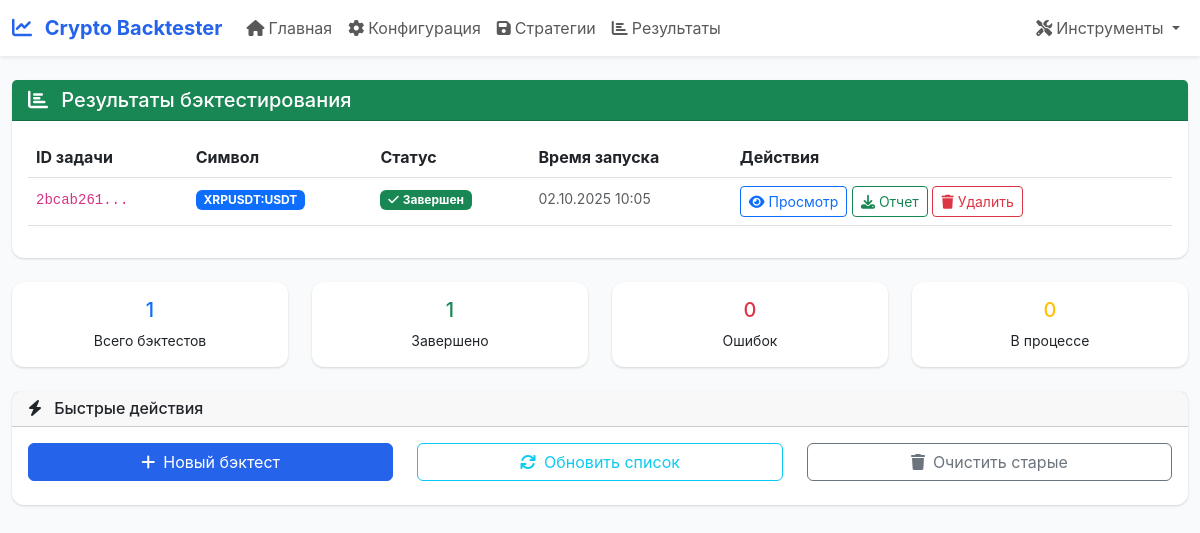
The app's page /results, older data.
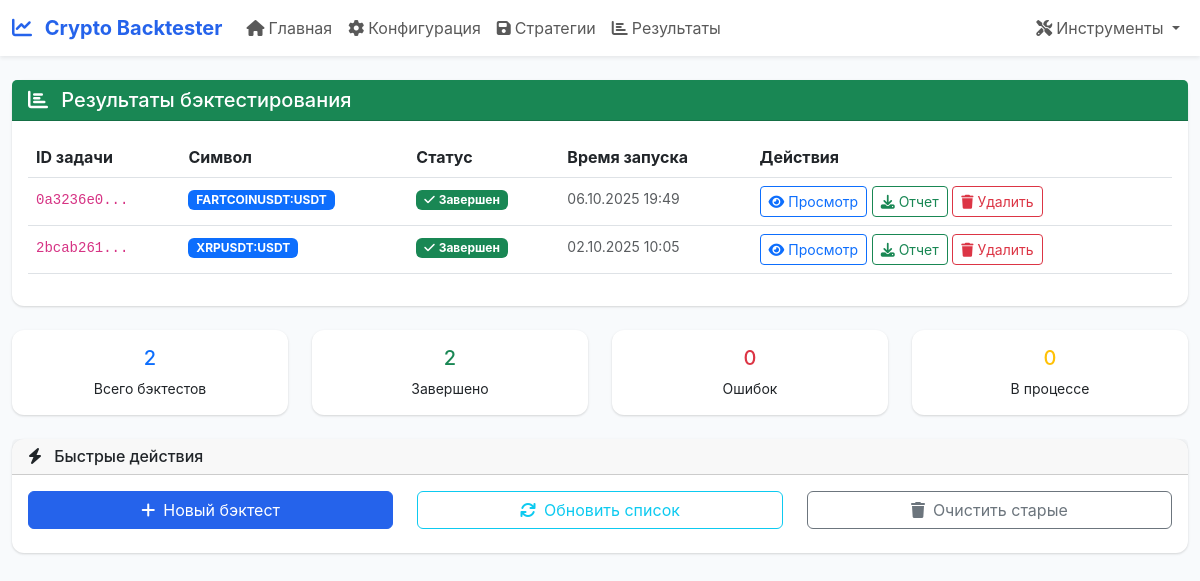
The same page, newer data.
### tables this page shows
CREATE TABLE backtest_history (
                id INTEGER PRIMARY KEY AUTOINCREMENT,
                task_id TEXT UNIQUE NOT NULL,
                config_name TEXT,
                config_json TEXT NOT NULL,
                results_json TEXT,
                status TEXT NOT NULL,
                created_at TIMESTAMP DEFAULT CURRENT_TIMESTAMP,
                completed_at TIMESTAMP,
                total_trades INTEGER DEFAULT 0,
                win_rate REAL DEFAULT 0.0,
                total_return REAL DEFAULT 0.0,
                max_drawdown REAL DEFAULT 0.0,
                sharpe_ratio REAL DEFAULT 0.0
            , symbol TEXT, timeframe TEXT);

### web_app.py (the view, shortened to what this page needs)
@app.route('/results')
def results_page():
    all_tasks = []
    try:
        with get_db_connection() as conn:
            cursor = conn.cursor()
            cursor.execute('''
                SELECT task_id, symbol, timeframe, created_at, total_return, total_trades
                FROM backtest_history
                ORDER BY created_at DESC
                LIMIT 50
            ''')
            for row in cursor.fetchall():
                if not any(t['task_id'] == row['task_id'] for t in all_tasks):
                    from datetime import datetime
                    start_time = row['created_at']
                    try:
                        if start_time and isinstance(start_time, str):
                            start_time = datetime.fromisoformat(start_time.replace('Z', '+00:00'))
                    except (ValueError, AttributeError):
                        pass
                    all_tasks.append({
                        'task_id': row['task_id'],
                        'status': 'completed',
                        'start_time': start_time,
                        'config_symbol': row['symbol'],
                        'total_return': row['total_return'],
                        'total_trades': row['total_trades']
                    })
    except Exception as e:
        print(f"[RESULTS PAGE] Ошибка загрузки из БД: {e}")
    return render_template('results.html', tasks=all_tasks)

### web_app.py (called while the page is built)
@contextmanager
def get_db_connection():
    import os
    db_dir = 'db'
    db_path = os.path.join(db_dir, 'backtester.db')
    os.makedirs(db_dir, exist_ok=True)
    conn = sqlite3.connect(db_path)
    conn.row_factory = sqlite3.Row  # Для доступа к колонкам по имени
    try:
        yield conn
    finally:
        conn.close()

### templates/results.html (shortened to what this page needs)
{% extends "base.html" %}
{% block content %}
<div class="row mt-4">
    <div class="col-12">
        <div class="card">
            <div class="card-header bg-success text-white">
                <h5 class="card-title mb-0">
                    <i class="fas fa-chart-bar me-2"></i>
                    Результаты бэктестирования
                </h5>
            </div>
            <div class="card-body">
                {% if tasks %}
                <div class="table-responsive">
                    <table class="table table-hover">
                        <thead>
                            <tr>
                                <th>ID задачи</th>
                                <th>Символ</th>
                                <th>Статус</th>
                                <th>Время запуска</th>
                                <th>Действия</th>
                            </tr>
                        </thead>
                        <tbody>
                            {% for task in tasks %}
                            <tr>
                                <td>
                                    <code class="small">{{ task.task_id[:8] }}...</code>
                                </td>
                                <td>
                                    <span class="badge bg-primary">{{ task.config_symbol }}</span>
                                </td>
                                <td>
                                    {% if task.status == 'completed' %}
                                        <span class="badge bg-success">
                                            <i class="fas fa-check me-1"></i>Завершен
                                        </span>
                                    {% elif task.status == 'error' %}
                                        <span class="badge bg-danger">
                                            <i class="fas fa-times me-1"></i>Ошибка
                                        </span>
                                    {% else %}
                                        <span class="badge bg-warning">
                                            <i class="fas fa-clock me-1"></i>{{ task.status }}
                                        </span>
                                    {% endif %}
                                </td>
                                <td>
                                    <small class="text-muted">
                                        {% if task.start_time %}
                                            {% if task.start_time is string %}
                                                {{ task.start_time }}
                                            {% else %}
                                                {{ task.start_time.strftime('%d.%m.%Y %H:%M') }}
                                            {% endif %}
                                        {% else %}
                                            -
                                        {% endif %}
                                    </small>
                                </td>
                                <td>
                                    {% if task.status == 'completed' %}
                                        <a href="{{ url_for('view_results', task_id=task.task_id) }}" class="btn btn-sm btn-outline-primary">
                                            <i class="fas fa-eye me-1"></i>Просмотр
                                        </a>
                                        <button class="btn btn-sm btn-outline-success" onclick="downloadReport('{{ task.task_id }}')">
                                            <i class="fas fa-download me-1"></i>Отчет
                                        </button>
                                        <button class="btn btn-sm btn-outline-danger" onclick="deleteBacktest('{{ task.task_id }}')">
                                            <i class="fas fa-trash me-1"></i>Удалить
                                        </button>
                                    {% else %}
                                        <button class="btn btn-sm btn-outline-info" onclick="checkStatus('{{ task.task_id }}')">
                                            <i class="fas fa-sync me-1"></i>Обновить
                                        </button>
                                    {% endif %}
                                </td>
                            </tr>
                            {% endfor %}
                        </tbody>
                    </table>
                </div>
                {% endif %}
            </div>
        </div>
    </div>
</div>
{% if tasks %}
<div class="row mt-4">
    <div class="col-md-3">
        <div class="card text-center">
            <div class="card-body">
                <h5 class="card-title text-primary">{{ tasks|length }}</h5>
                <p class="card-text small">Всего бэктестов</p>
            </div>
        </div>
    </div>
    <div class="col-md-3">
        <div class="card text-center">
            <div class="card-body">
                <h5 class="card-title text-success">
                    {{ tasks|selectattr('status', 'equalto', 'completed')|list|length }}
                </h5>
                <p class="card-text small">Завершено</p>
            </div>
        </div>
    </div>
    <div class="col-md-3">
        <div class="card text-center">
            <div class="card-body">
                <h5 class="card-title text-danger">
                    {{ tasks|selectattr('status', 'equalto', 'error')|list|length }}
                </h5>
                <p class="card-text small">Ошибок</p>
            </div>
        </div>
    </div>
    <div class="col-md-3">
        <div class="card text-center">
            <div class="card-body">
                <h5 class="card-title text-warning">
                    {{ tasks|rejectattr('status', 'in', ['completed', 'error'])|list|length }}
                </h5>
                <p class="card-text small">В процессе</p>
            </div>
        </div>
    </div>
</div>
{% endif %}
<div class="row mt-4">
    <div class="col-12">
        <div class="card">
            <div class="card-header">
                <h6 class="card-title mb-0">
                    <i class="fas fa-bolt me-2"></i>
                    Быстрые действия
                </h6>
            </div>
            <div class="card-body">
                <div class="row">
                    <div class="col-md-4">
                        <a href="{{ url_for('config_page') }}" class="btn btn-primary w-100 mb-2">
                            <i class="fas fa-plus me-2"></i>Новый бэктест
                        </a>
                    </div>
                    <div class="col-md-4">
                        <button class="btn btn-outline-info w-100 mb-2" onclick="refreshResults()">
                            <i class="fas fa-sync me-2"></i>Обновить список
                        </button>
                    </div>
                    <div class="col-md-4">
                        <button class="btn btn-outline-secondary w-100 mb-2" onclick="clearOldResults()">
                            <i class="fas fa-trash me-2"></i>Очистить старые
                        </button>
                    </div>
                </div>
            </div>
        </div>
    </div>
</div>
{% endblock %}

### templates/base.html (shortened to what this page needs)
<!DOCTYPE html>
<html lang="ru">
<head>
    <link href="https://cdn.jsdelivr.net/npm/bootstrap@5.3.0/dist/css/bootstrap.min.css" rel="stylesheet">
    <link href="https://cdnjs.cloudflare.com/ajax/libs/font-awesome/6.4.0/css/all.min.css" rel="stylesheet">
</head>
<body>
    <nav class="navbar navbar-expand-lg navbar-light bg-white shadow-sm">
        <div class="container-fluid">
            <a class="navbar-brand" href="{{ url_for('index') }}">
                <i class="fas fa-chart-line me-2"></i>
                Crypto Backtester
            </a>
            <div class="collapse navbar-collapse" id="navbarNav">
                <ul class="navbar-nav me-auto">
                    <li class="nav-item">
                        <a class="nav-link" href="{{ url_for('index') }}">
                            <i class="fas fa-home me-1"></i>Главная
                        </a>
                    </li>
                    <li class="nav-item">
                        <a class="nav-link" href="{{ url_for('config_page') }}">
                            <i class="fas fa-cog me-1"></i>Конфигурация
                        </a>
                    </li>
                    <li class="nav-item">
                        <a class="nav-link" href="{{ url_for('strategies_page') }}">
                            <i class="fas fa-save me-1"></i>Стратегии
                        </a>
                    </li>
                    <li class="nav-item">
                        <a class="nav-link" href="{{ url_for('results_page') }}">
                            <i class="fas fa-chart-bar me-1"></i>Результаты
                        </a>
                    </li>
                </ul>
                <ul class="navbar-nav">
                    <li class="nav-item dropdown">
                        <a class="nav-link dropdown-toggle" href="#" id="navbarDropdown" role="button"
                           data-bs-toggle="dropdown">
                            <i class="fas fa-tools me-1"></i>Инструменты
                        </a>
                    </li>
                </ul>
            </div>
        </div>
    </nav>
    <div class="container-fluid">
        {% block content %}{% endblock %}
    </div>
</body>
</html>

### templates/base.html (style rules this page uses)
:root { --primary-color: #2563eb; --secondary-color: #64748b; --success-color: #10b981; --danger-color: #ef4444; --warning-color: #f59e0b; }
body { background-color: #f8fafc; font-family: 'Inter', -apple-system, BlinkMacSystemFont, sans-serif; }
.navbar-brand { font-weight: 700; color: var(--primary-color) !important; }
.card { border: none; box-shadow: 0 1px 3px 0 rgba(0, 0, 0, 0.1), 0 1px 2px 0 rgba(0, 0, 0, 0.06); border-radius: 12px; }
.btn-primary { background-color: var(--primary-color); border-color: var(--primary-color); }

Row changes from the older to the newer data that the page shows:
added backtest_history: task_id "0a3236e0", config_symbol "FARTCOINUSDT:USDT", start_time "06.10.2025 19:49"
Text that changed along with them:
{{ tasks|length }}: "1" → "2"
{{ tasks|selectattr('status', 'equalto', 'completed')|list|length }}: "1" → "2"
